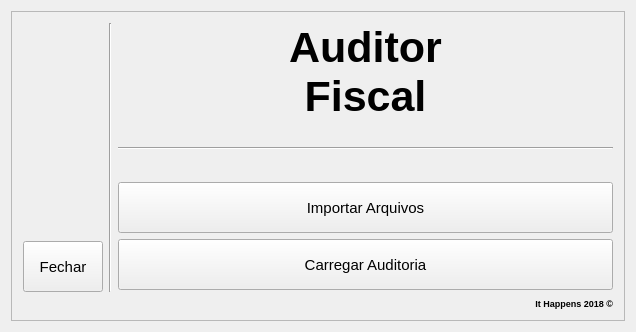
<?xml version="1.0" encoding="UTF-8"?>
<ui version="4.0">
 <class>MenuPrincipal</class>
 <widget class="QMainWindow" name="MenuPrincipal">
  <property name="geometry">
   <rect>
    <x>0</x>
    <y>0</y>
    <width>636</width>
    <height>332</height>
   </rect>
  </property>
  <property name="windowTitle">
   <string>Auditor Fiscal</string>
  </property>
  <property name="windowIcon">
   <iconset resource="auditoriafiscal.qrc">
    <normaloff>:/imagens/infraestrutura/recursos/imagens/sped.png</normaloff>:/imagens/infraestrutura/recursos/imagens/sped.png</iconset>
  </property>
  <widget class="QWidget" name="centralWidget">
   <layout class="QGridLayout" name="gridLayout_6">
    <item row="0" column="0">
     <widget class="QFrame" name="frame">
      <property name="frameShape">
       <enum>QFrame::StyledPanel</enum>
      </property>
      <property name="frameShadow">
       <enum>QFrame::Raised</enum>
      </property>
      <layout class="QGridLayout" name="gridLayout_4">
       <item row="0" column="0" rowspan="2">
        <layout class="QGridLayout" name="gridLayout_5">
         <item row="0" column="0">
          <spacer name="verticalSpacer_2">
           <property name="orientation">
            <enum>Qt::Vertical</enum>
           </property>
           <property name="sizeHint" stdset="0">
            <size>
             <width>20</width>
             <height>13</height>
            </size>
           </property>
          </spacer>
         </item>
         <item row="1" column="0">
          <widget class="QLabel" name="lSped">
           <property name="sizePolicy">
            <sizepolicy hsizetype="Fixed" vsizetype="Fixed">
             <horstretch>0</horstretch>
             <verstretch>0</verstretch>
            </sizepolicy>
           </property>
           <property name="frameShape">
            <enum>QFrame::NoFrame</enum>
           </property>
           <property name="text">
            <string/>
           </property>
           <property name="pixmap">
            <pixmap resource="auditoriafiscal.qrc">:/imagens/infraestrutura/recursos/imagens/sped.png</pixmap>
           </property>
           <property name="scaledContents">
            <bool>false</bool>
           </property>
          </widget>
         </item>
        </layout>
       </item>
       <item row="2" column="0">
        <spacer name="verticalSpacer">
         <property name="orientation">
          <enum>Qt::Vertical</enum>
         </property>
         <property name="sizeHint" stdset="0">
          <size>
           <width>20</width>
           <height>21</height>
          </size>
         </property>
        </spacer>
       </item>
       <item row="0" column="2">
        <layout class="QGridLayout" name="gridLayout_3">
         <item row="3" column="0">
          <layout class="QGridLayout" name="gridLayout_2">
           <item row="0" column="0">
            <spacer name="horizontalSpacer">
             <property name="orientation">
              <enum>Qt::Horizontal</enum>
             </property>
             <property name="sizeHint" stdset="0">
              <size>
               <width>40</width>
               <height>20</height>
              </size>
             </property>
            </spacer>
           </item>
           <item row="0" column="1">
            <widget class="QLabel" name="lSaudacao">
             <property name="sizePolicy">
              <sizepolicy hsizetype="Preferred" vsizetype="Fixed">
               <horstretch>0</horstretch>
               <verstretch>0</verstretch>
              </sizepolicy>
             </property>
             <property name="font">
              <font>
               <pointsize>11</pointsize>
               <weight>75</weight>
               <bold>true</bold>
              </font>
             </property>
             <property name="text">
              <string/>
             </property>
             <property name="alignment">
              <set>Qt::AlignRight|Qt::AlignTrailing|Qt::AlignVCenter</set>
             </property>
            </widget>
           </item>
           <item row="0" column="2">
            <widget class="QLabel" name="lDataHora">
             <property name="sizePolicy">
              <sizepolicy hsizetype="Preferred" vsizetype="Fixed">
               <horstretch>0</horstretch>
               <verstretch>0</verstretch>
              </sizepolicy>
             </property>
             <property name="font">
              <font>
               <pointsize>11</pointsize>
               <weight>75</weight>
               <bold>true</bold>
              </font>
             </property>
             <property name="text">
              <string/>
             </property>
            </widget>
           </item>
           <item row="0" column="3">
            <spacer name="horizontalSpacer_2">
             <property name="orientation">
              <enum>Qt::Horizontal</enum>
             </property>
             <property name="sizeHint" stdset="0">
              <size>
               <width>40</width>
               <height>20</height>
              </size>
             </property>
            </spacer>
           </item>
          </layout>
         </item>
         <item row="0" column="0">
          <widget class="QLabel" name="label_2">
           <property name="font">
            <font>
             <pointsize>32</pointsize>
             <weight>75</weight>
             <bold>true</bold>
            </font>
           </property>
           <property name="text">
            <string>Auditor
Fiscal</string>
           </property>
           <property name="alignment">
            <set>Qt::AlignCenter</set>
           </property>
          </widget>
         </item>
         <item row="2" column="0">
          <widget class="Line" name="line">
           <property name="orientation">
            <enum>Qt::Horizontal</enum>
           </property>
          </widget>
         </item>
         <item row="1" column="0">
          <spacer name="horizontalSpacer_3">
           <property name="orientation">
            <enum>Qt::Horizontal</enum>
           </property>
           <property name="sizeHint" stdset="0">
            <size>
             <width>40</width>
             <height>20</height>
            </size>
           </property>
          </spacer>
         </item>
        </layout>
       </item>
       <item row="1" column="2" rowspan="3">
        <layout class="QGridLayout" name="gridLayout">
         <item row="0" column="0">
          <widget class="QPushButton" name="pbImportarArquivos">
           <property name="minimumSize">
            <size>
             <width>241</width>
             <height>51</height>
            </size>
           </property>
           <property name="font">
            <font>
             <pointsize>11</pointsize>
            </font>
           </property>
           <property name="text">
            <string>Importar Arquivos</string>
           </property>
           <property name="icon">
            <iconset resource="auditoriafiscal.qrc">
             <normaloff>:/imagens/infraestrutura/recursos/imagens/icon-visualizar.png</normaloff>:/imagens/infraestrutura/recursos/imagens/icon-visualizar.png</iconset>
           </property>
           <property name="iconSize">
            <size>
             <width>30</width>
             <height>30</height>
            </size>
           </property>
          </widget>
         </item>
         <item row="1" column="0">
          <widget class="QPushButton" name="pbCarregarAuditoria">
           <property name="minimumSize">
            <size>
             <width>241</width>
             <height>51</height>
            </size>
           </property>
           <property name="font">
            <font>
             <pointsize>11</pointsize>
            </font>
           </property>
           <property name="text">
            <string>Carregar Auditoria</string>
           </property>
           <property name="icon">
            <iconset resource="auditoriafiscal.qrc">
             <normaloff>:/imagens/infraestrutura/recursos/imagens/contabil.png</normaloff>:/imagens/infraestrutura/recursos/imagens/contabil.png</iconset>
           </property>
           <property name="iconSize">
            <size>
             <width>35</width>
             <height>35</height>
            </size>
           </property>
          </widget>
         </item>
        </layout>
       </item>
       <item row="4" column="2">
        <widget class="QLabel" name="label">
         <property name="font">
          <font>
           <pointsize>7</pointsize>
           <weight>75</weight>
           <bold>true</bold>
          </font>
         </property>
         <property name="text">
          <string>It Happens 2018 ©</string>
         </property>
         <property name="alignment">
          <set>Qt::AlignRight|Qt::AlignTrailing|Qt::AlignVCenter</set>
         </property>
        </widget>
       </item>
       <item row="3" column="0">
        <widget class="QPushButton" name="pbFechar">
         <property name="minimumSize">
          <size>
           <width>0</width>
           <height>51</height>
          </size>
         </property>
         <property name="font">
          <font>
           <pointsize>11</pointsize>
          </font>
         </property>
         <property name="text">
          <string>Fechar</string>
         </property>
         <property name="icon">
          <iconset resource="auditoriafiscal.qrc">
           <normaloff>:/imagens/infraestrutura/recursos/imagens/ico_fechar.png</normaloff>:/imagens/infraestrutura/recursos/imagens/ico_fechar.png</iconset>
         </property>
         <property name="iconSize">
          <size>
           <width>25</width>
           <height>25</height>
          </size>
         </property>
        </widget>
       </item>
       <item row="0" column="1" rowspan="4">
        <widget class="Line" name="line_2">
         <property name="orientation">
          <enum>Qt::Vertical</enum>
         </property>
        </widget>
       </item>
      </layout>
     </widget>
    </item>
   </layout>
  </widget>
 </widget>
 <layoutdefault spacing="6" margin="11"/>
 <resources>
  <include location="auditoriafiscal.qrc"/>
 </resources>
 <connections/>
</ui>
